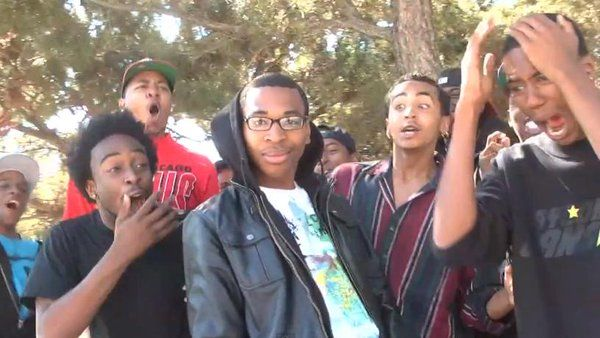
#> input picture Exercices/Faces.png, 600 x 338 px
$ jupyter execute FontanaEx7bFaceDetect.ipynb
#> lines starting #> are read from the running program, lines starting #| are printed output that depends on the picture; after the words box and inside, x2 and y2 are one past the last pixel; in counts of white or black regions, pixels touching at a corner belong together
# Fontana Emanuele, Haar Face Detector #

[cell 1]
import cv2
import matplotlib.pyplot as plt

[cell 2]
img=cv2.cvtColor(cv2.imread('Faces.png'),cv2.COLOR_BGR2RGB)
plt.imshow(img,vmin=0,vmax=255)
plt.axis('off')
plt.title('Original Image')
plt.show()

grayImg=cv2.cvtColor(img,cv2.COLOR_BGR2GRAY)
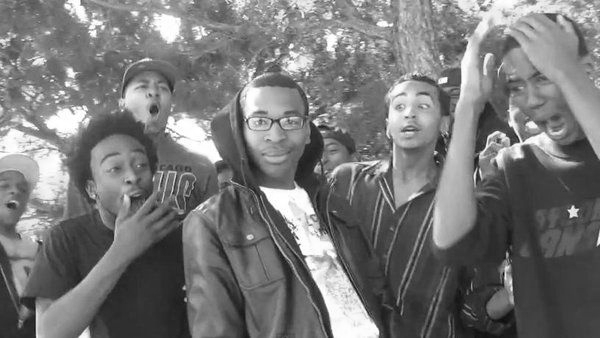
#> grayImg: shape (338, 600); min 2, max 255, mean 119.4
plt.imshow(grayImg,cmap='gray',vmin=0,vmax=255)
plt.axis('off')
plt.title('Grayscale Image')
plt.show()

## Now let's apply di Face Detector ##

[cell 3]
faces_cascade=cv2.CascadeClassifier(cv2.data.haarcascades+'haarcascade_frontalface_default.xml')
faces=faces_cascade.detectMultiScale(grayImg,scaleFactor=1.1,minNeighbors=1)
#> faces = [[14, 210, 25, 25], [162, 103, 43, 43], [179, 272, 54, 54], [375, 78, 69, 69], [460, 27, 62, 62], [234, 83, 89, 89], [72, 120, 116, 116]]
copy=grayImg.copy()
for (x,y,w,h) in faces:
    cv2.rectangle(copy,(x,y),(x+w,y+h),(255,255,255),2)
#> this loop made 7 passes
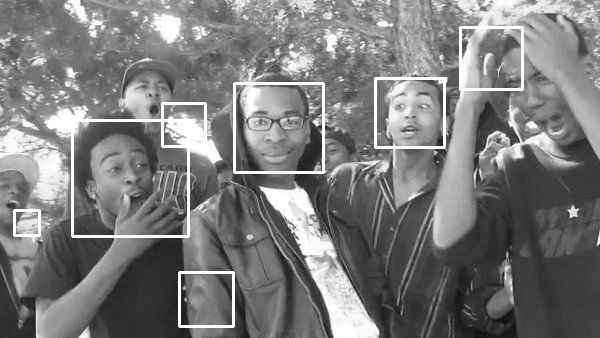
#> copy: shape (338, 600); 2.67% of pixels changed, all inside (x1, y1, x2, y2) = (13, 26, 524, 328)
plt.imshow(copy,cmap='gray',vmin=0,vmax=255)
plt.axis('off')
plt.title('Detected Faces')
plt.show()

## Let's apply some transformation to our photo ##

[cell 4]
rotated90_image=cv2.rotate(grayImg,cv2.ROTATE_90_CLOCKWISE)
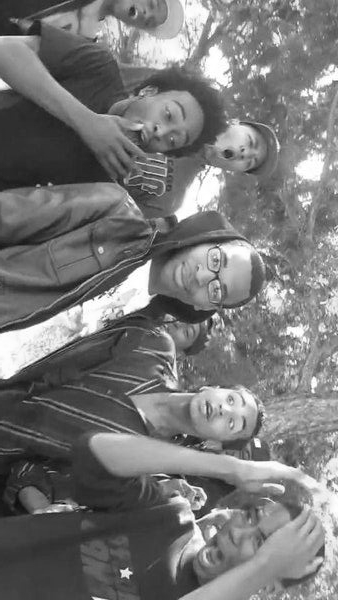
#> rotated90_image: shape (600, 338); min 2, max 255, mean 119.4
rotated180_image=cv2.rotate(grayImg,cv2.ROTATE_180)
equalized_image=cv2.equalizeHist(grayImg)
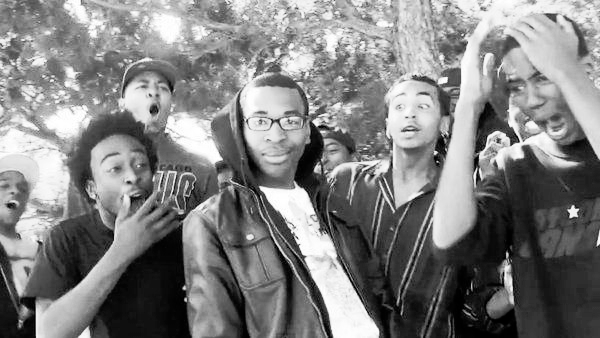
#> equalized_image: shape (338, 600); min 0, max 255, mean 128.2
blurred_image=cv2.GaussianBlur(grayImg,(5,5),0)
double_size_image=cv2.resize(grayImg,(0,0),fx=2,fy=2)
half_size_image=cv2.resize(grayImg,(0,0),fx=0.5,fy=0.5)
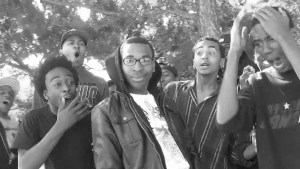
#> half_size_image: shape (169, 300); min 16, max 255, mean 119.5

plt.figure(figsize=(10, 8))
plt.subplot(2, 2, 1)
plt.imshow(rotated90_image, cmap='gray', vmin=0, vmax=255)
plt.axis('off')
plt.title('Rotated 90 degrees')

plt.subplot(2, 2, 2)
plt.imshow(rotated180_image, cmap='gray', vmin=0, vmax=255)
plt.axis('off')
plt.title('Rotated 180 degrees')

plt.subplot(2, 2, 3)
plt.imshow(equalized_image, cmap='gray', vmin=0, vmax=255)
plt.axis('off')
plt.title('Equalized Image')

plt.subplot(2, 2, 4)
plt.imshow(blurred_image, cmap='gray', vmin=0, vmax=255)
plt.axis('off')
plt.title('Blurred Image')
plt.tight_layout()
plt.show()


plt.figure(figsize=(10, 5))
plt.imshow(double_size_image, cmap='gray', vmin=0, vmax=255)
plt.axis('off')
plt.title('Double Size Image')
plt.show()

plt.imshow(half_size_image, cmap='gray', vmin=0, vmax=255)
plt.axis('off')
plt.title('Half Size Image')
plt.tight_layout()
plt.show()

## Let's use the face detector again  (use the same arguments values of the original one) ##

[cell 5]
faces90=faces_cascade.detectMultiScale(rotated90_image,scaleFactor=1.1,minNeighbors=1)
#> faces90 = ()
copy90=rotated90_image.copy()
for (x,y,w,h) in faces90:
    cv2.rectangle(copy90,(x,y),(x+w,y+h),(255,255,255),2)
#> this loop made 0 passes
plt.imshow(copy90,cmap='gray',vmin=0,vmax=255)
plt.axis('off')
plt.title('Detected Faces in Rotated 90 degrees Image')
plt.show()

faces180=faces_cascade.detectMultiScale(rotated180_image,scaleFactor=1.1,minNeighbors=1)
#> faces180 = [[447, 142, 36, 36], [368, 47, 53, 53], [288, 164, 73, 73], [156, 206, 65, 65], [411, 90, 114, 114]]
copy180=rotated180_image.copy()
for (x,y,w,h) in faces180:
    cv2.rectangle(copy180,(x,y),(x+w,y+h),(255,255,255),2)
#> this loop made 5 passes
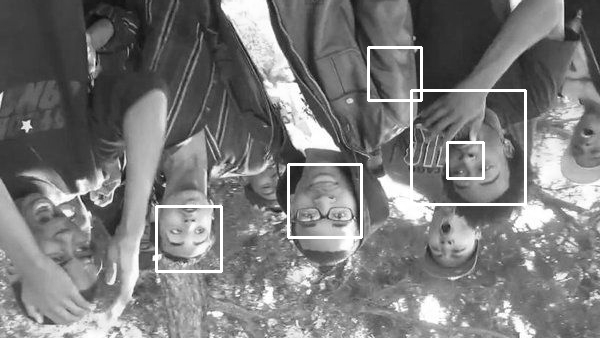
#> copy180: shape (338, 600); min 2, max 255, mean 122.3
plt.imshow(copy180,cmap='gray',vmin=0,vmax=255)
plt.axis('off')
plt.title('Detected Faces in Rotated 180 degrees Image')
plt.show()

facesEqualized=faces_cascade.detectMultiScale(equalized_image,scaleFactor=1.1,minNeighbors=1)
#> facesEqualized = [[162, 98, 49, 49], [178, 273, 53, 53], [376, 79, 68, 68], [492, 52, 73, 73], [236, 86, 85, 85], [94, 139, 77, 77]]
copyEqualized=equalized_image.copy()
for (x,y,w,h) in facesEqualized:
    cv2.rectangle(copyEqualized,(x,y),(x+w,y+h),(255,255,255),2)
#> this loop made 6 passes
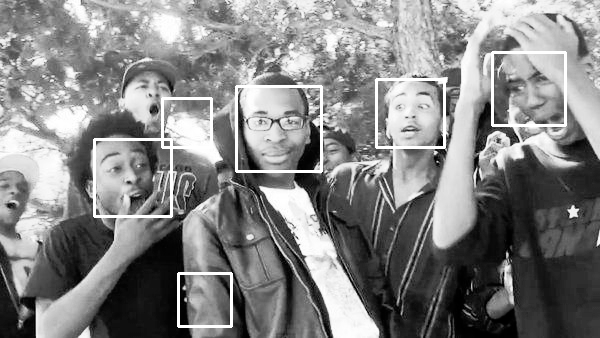
#> copyEqualized: shape (338, 600); 2.37% of pixels changed, all inside (x1, y1, x2, y2) = (93, 51, 567, 328)
plt.imshow(copyEqualized,cmap='gray',vmin=0,vmax=255)
plt.axis('off')
plt.title('Detected Faces in Equalized Image')
plt.show()

facesBlurred=faces_cascade.detectMultiScale(blurred_image,scaleFactor=1.1,minNeighbors=1)
#> facesBlurred = [[178, 272, 54, 54], [462, 31, 57, 57], [376, 79, 67, 67], [234, 86, 87, 87]]
copyBlurred=blurred_image.copy()
for (x,y,w,h) in facesBlurred:
    cv2.rectangle(copyBlurred,(x,y),(x+w,y+h),(255,255,255),2)
#> this loop made 4 passes
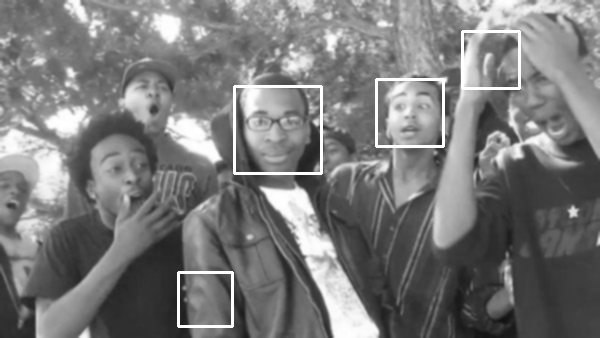
#> copyBlurred: shape (338, 600); min 18, max 255, mean 121.6
plt.imshow(copyBlurred,cmap='gray',vmin=0,vmax=255)
plt.axis('off')
plt.title('Detected Faces in Blurred Image')
plt.show()

facesDouble=faces_cascade.detectMultiScale(double_size_image,scaleFactor=1.1,minNeighbors=1)
#> facesDouble = [[455, 498, 25, 25], [660, 580, 35, 35], [634, 286, 49, 49], [29, 416, 57, 57], [620, 44, 62, 62], [16, 492, 68, 68], [263, 141, 86, 86], [324, 209, 84, 84], [753, 160, 133, 133], [358, 545, 107, 107], [918, 56, 127, 127], [469, 175, 168, 168]]
copyDouble=double_size_image.copy()
for (x,y,w,h) in facesDouble:
    cv2.rectangle(copyDouble,(x,y),(x+w,y+h),(255,255,255),2)
#> this loop made 12 passes
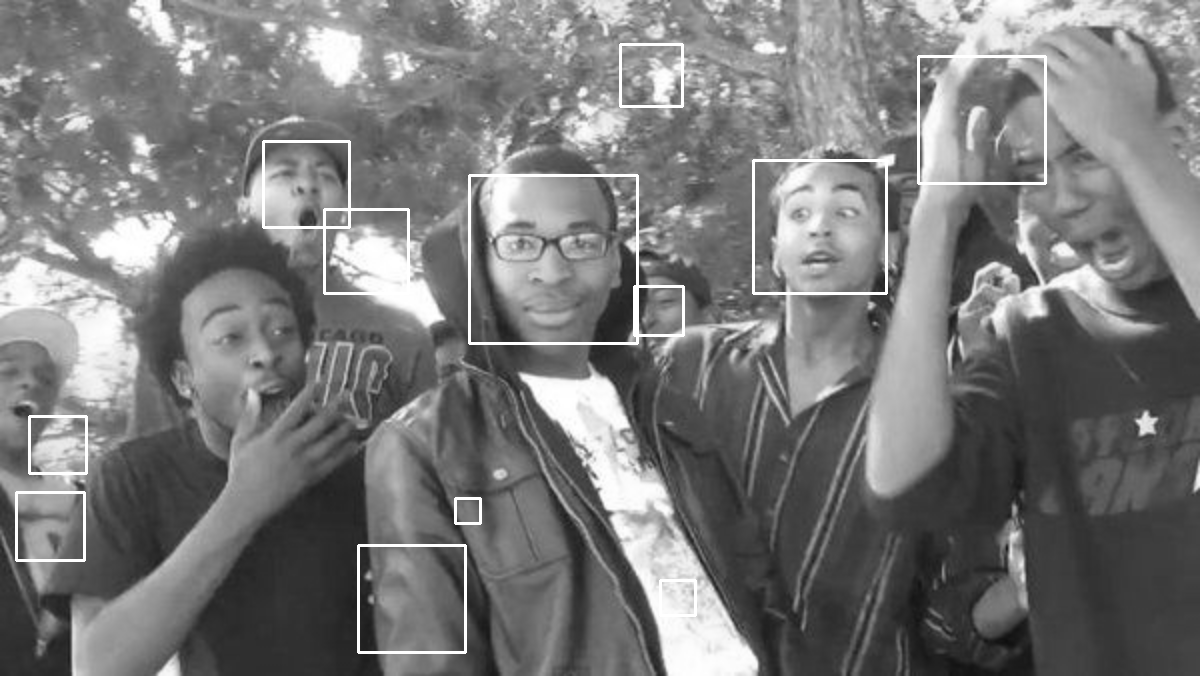
#> copyDouble: shape (676, 1200); min 14, max 255, mean 121.2
plt.imshow(copyDouble,cmap='gray',vmin=0,vmax=255)
plt.axis('off')
plt.title('Detected Faces in Double Size Image')
plt.show()

facesHalf=faces_cascade.detectMultiScale(half_size_image,scaleFactor=1.1,minNeighbors=1)
#> facesHalf = [[89, 137, 26, 26], [188, 39, 35, 35], [114, 41, 48, 48]]
copyHalf=half_size_image.copy()
for (x,y,w,h) in facesHalf:
    cv2.rectangle(copyHalf,(x,y),(x+w,y+h),(255,255,255),2)
#> this loop made 3 passes
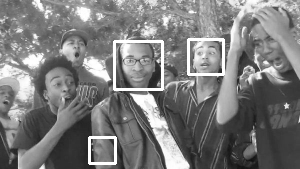
#> copyHalf: shape (169, 300); 2.56% of pixels changed, all inside (x1, y1, x2, y2) = (88, 38, 225, 165)
plt.imshow(copyHalf,cmap='gray',vmin=0,vmax=255)
plt.axis('off')
plt.title('Detected Faces in Half Size Image')
plt.show()

$ run again, with Exercices/Dog.png copied over Exercices/Faces.png
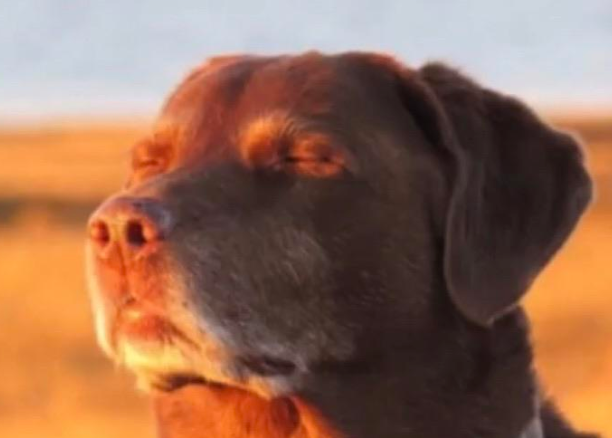
#> input picture Exercices/Dog.png, 612 x 438 px
#> faces = ()
#> faces90 = [[133, 105, 56, 56]]
#> the loop `for (x,y,w,h) in faces90:` made 1 pass
#> faces180 = [[276, 154, 54, 54]]
#> the loop `for (x,y,w,h) in faces180:` made 1 pass
#> after the loop `for (x,y,w,h) in faces180:`:
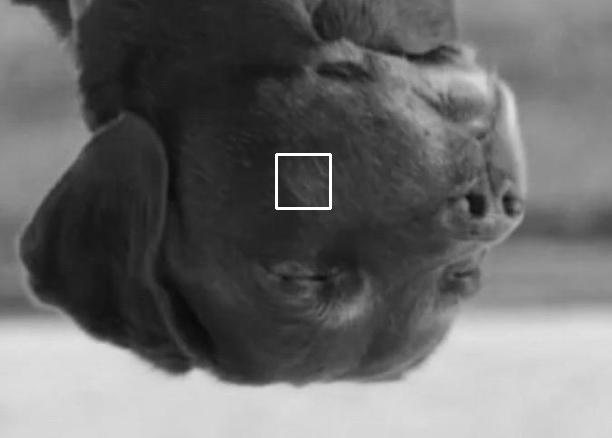
#> copy180: shape (438, 612); min 10, max 255, mean 106.2
#> facesEqualized = [[358, 173, 79, 79]]
#> the loop `for (x,y,w,h) in facesEqualized:` made 1 pass
#> after the loop `for (x,y,w,h) in facesEqualized:`:
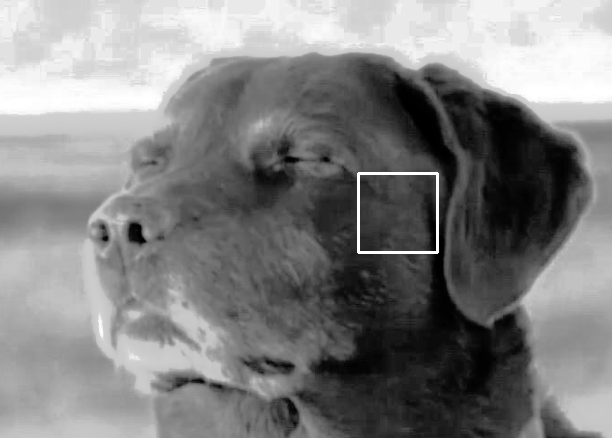
#> copyEqualized: shape (438, 612); min 0, max 255, mean 129.4
#> facesBlurred = ()

$ run again, with Exercices/Hank.png copied over Exercices/Faces.png
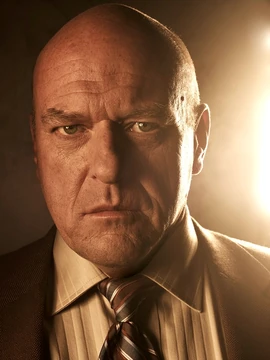
#> input picture Exercices/Hank.png, 270 x 360 px
#> faces = [[46, 20, 96, 96], [16, 63, 177, 177]]
#> the loop `for (x,y,w,h) in faces:` made 2 passes
#> faces90 = ()
#> faces180 = [[106, 180, 140, 140]]
#> the loop `for (x,y,w,h) in faces180:` made 1 pass
#> facesEqualized = [[36, 15, 100, 100], [12, 60, 184, 184]]
#> the loop `for (x,y,w,h) in facesEqualized:` made 2 passes
#> facesBlurred = [[17, 62, 176, 176]]
#> the loop `for (x,y,w,h) in facesBlurred:` made 1 pass
#> facesDouble = [[62, 288, 167, 167], [26, 117, 369, 369]]
#> the loop `for (x,y,w,h) in facesDouble:` made 2 passes
#> facesHalf = [[8, 30, 88, 88]]
#> the loop `for (x,y,w,h) in facesHalf:` made 1 pass
#> after the loop `for (x,y,w,h) in facesHalf:`:
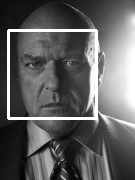
#> copyHalf: shape (180, 135); min 3, max 255, mean 95.7
